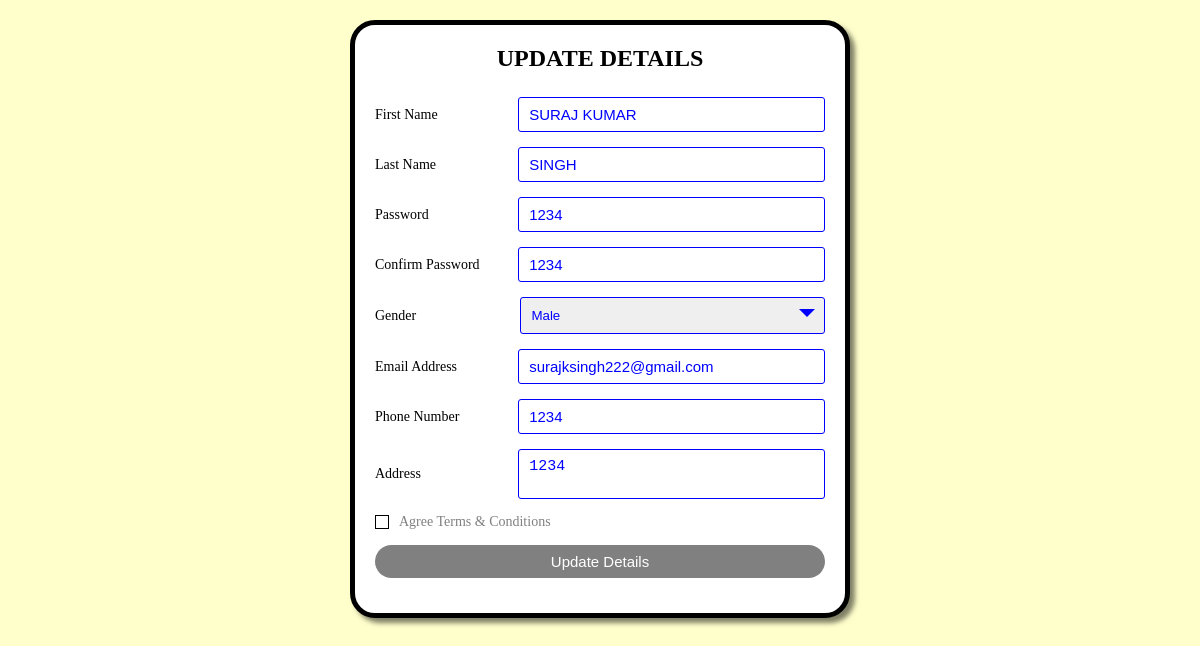
/update_design.php?id=3 (signed in), run on the app's committed database.
### tables this page shows
CREATE TABLE `form` (
  `id` int(11) NOT NULL,
  `fname` varchar(20) NOT NULL,
  `lname` varchar(20) NOT NULL,
  `password` varchar(20) NOT NULL,
  `cpassword` varchar(20) NOT NULL,
  `gender` varchar(20) NOT NULL,
  `email` varchar(40) NOT NULL,
  `phone` varchar(20) NOT NULL,
  `address` varchar(50) NOT NULL,
  `Creation_Date` timestamp NOT NULL DEFAULT current_timestamp() ON UPDATE current_timestamp(),
  `verify_token` varchar(255) NOT NULL,
  `verify_staus` int(100) NOT NULL
);

### update_design.php (the view, shortened to what this page needs)
<?php
include('connection.php');
$id = $_GET['id'];
		$query = "SELECT * FROM form WHERE id='$id'";
		$data  = mysqli_query($conn, $query);
		$result = mysqli_fetch_assoc($data);
		?>
		<!DOCTYPE html>
		<html>
		<head>
			<link rel="stylesheet" type="text/css" href="style.css">
		</head>
		<body>
			<div class="container">
				<form action="update_design.php" method="POST">
					<div class="title">
						Update Details
					</div>
					<div class="form">
						<div class="input_field">
							<label>First Name</label>
							<input type="text" value="<?php echo $result["fname"]; ?>" class="input" name="fname" required>
						</div>
						<div class="input_field">
							<label>Last Name</label>
							<input type="text" value="<?php echo $result["lname"]; ?>" class="input" name="lname">
						</div>
						<div class="input_field">
							<label>Password</label>
							<input type="text" value="<?php echo $result["password"]; ?>" class="input" name="password" required>
						</div>
						<div class="input_field">
							<label>Confirm Password</label>
							<input type="text" value="<?php echo $result["cpassword"]; ?>" class="input" name="conpassword" required>
						</div>
						<div class="input_field">
							<label>Gender</label>
							<div class="custom_select">
								<select name="gender" required>
									<option value="Male" <?php if($result["gender"] == "Male") echo "selected"; ?>>Male</option>
								</select>
							</div>
						</div>
						<div class="input_field">
							<label>Email Address</label>
							<input type="text" value="<?php echo $result["email"]; ?>" class="input" name="email" required>
						</div>
						<div class="input_field">
							<label>Phone Number</label>
							<input type="text" value="<?php echo $result["phone"]; ?>" class="input" name="phone" required>
						</div>
						<div class="input_field"><label>Address</label><textarea class="textarea" name="address" required><?php echo $result["address"]; ?></textarea></div>
						<div class="input_field terms">
							<label class="check">
								<span class="checkmark"></span>
							</label>
							<p>Agree Terms & Conditions</p>
						</div>
						<div class="input_field">
							<input type="submit" value="Update Details" class="btn" name="update">
						</div>
					</div>
				</form>
			</div>
		</body>
		</html>

### style.css (style rules this page uses)
* { padding: 0; margin: 0; box-sizing: border-box; }
body { background-color: #ffffcc; padding: 0 10px; }
.container { max-width: 500px; width: 100%; margin: 20px auto; padding: 20px; box-shadow: 5px 5px 5px rgba(0,0,0,0.5); border: 5px solid black; border-radius: 25px; background: white; }
.container .title { font-size: 24px; font-weight: 700; margin-bottom: 25px; color: black; text-transform: uppercase; text-align: center; }
.container .form { width: 100%; }
.container .form .input_field { margin-bottom: 15px; display: flex; align-items: center; }
.container .form .input_field label { width: 200px; margin-right: 10px; font-size: 14px; }
.container .form .input_field .input, .container .form .input_field .textarea { width: 100%; outline: none; color: blue; border: 1px solid blue; font-size: 15px; padding: 8px 10px; border-radius: 3px; transition: all 0.5s ease; background-color: white; }
.container .form .input_field .textarea { resize: none; height: 50px; }
.container .form .input_field .custom_select { position: relative; color: black; width: 100%; height: 37px; }
.container .form .input_field .custom_select select { -webkit-appearance: none; appearance: none; width: 100%; height: 100%; padding: 8px 10px; border: 1px solid blue; border-radius: 3px; outline: none; cursor: pointer; color: blue; }
.container .form .input_field .custom_select:before { content: ""; position: absolute; top: 12px; right: 10px; border: 8px solid black; border-color: blue transparent transparent transparent; pointer-events: none; }
.container .form .input_field p { font-size: 14px; color: gray; }
.container .form .input_field .check { width: 14px; height: 14px; position: relative; display: block; cursor: pointer; }
.container .form .input_field .check .checkmark { width: 14px; height: 14px; border: 1.5px solid black; display: block; position: relative; }
.container .form .input_field .check .checkmark:before { content: ""; position: absolute; top: 1px; left: 1px; width: 4px; height: 1px; border: 2px solid; border-color: transparent transparent white white; transform: rotate(-45deg); }
.container .form .input_field .btn { width: 100%; padding: 8px 10px; font-size: 15px; border: 0px; background: gray; color: white; cursor: pointer; border-radius: 19px; outline: none; }

### data on the page
form: fname "SURAJ KUMAR", lname "SINGH", password "1234", conpassword "1234", gender "Male", email "surajksingh222@gmail.com", phone "1234", address "1234"
